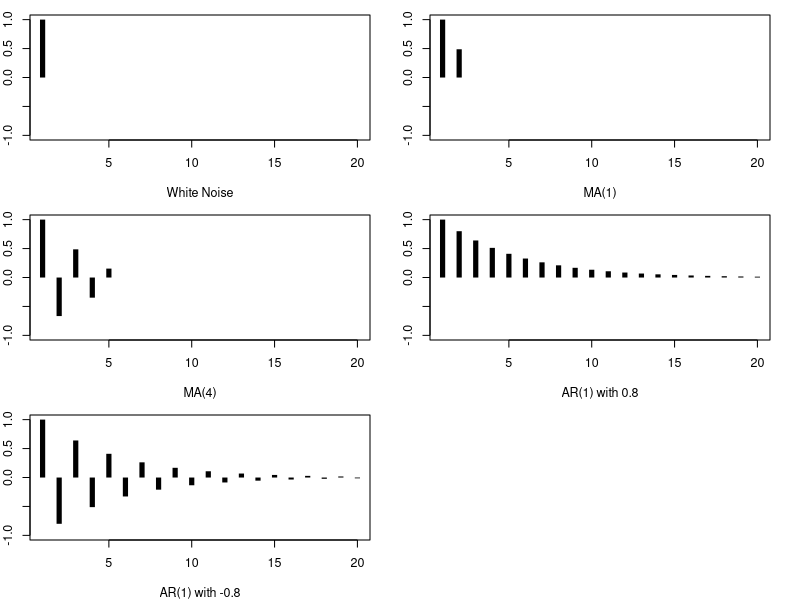

The R source for this figure:
T <- 20
specifications <- list(
    list( label="White Noise", MA=vector(mode="numeric"), AR=vector(mode="numeric") ),
    list( label="MA(1)", MA=c(.8), AR=vector(mode="numeric") ),
    list( label="MA(4)", MA=c(-.6,.5,-.5,.3), AR=vector(mode="numeric") ),
    list( label="AR(1) with 0.8", MA=vector(mode="numeric"), AR=c(.8) ),
    list( label="AR(1) with -0.8", MA=vector(mode="numeric"), AR=c(-.8) )
  )
sigmasq <- 1


specifications[[1]]$rho <- c( 1, rep(0, T-1))   # [3.2.2], [3.2.3]


for ( i in 2:3 )
{
  MA <- specifications[[i]]$MA
  q <- length(MA)
  gamma <- vector(mode="numeric", length=T)
  gamma[1] <- sigmasq * t(c(1,MA)) %*% c(1,MA) #[3.3.10]
  for ( j in 1:q )

    gamma[j+1] <- sigmasq * t(MA[j:q]) %*% c(1,MA)[1:(q-j+1)] #[3.3.12]
    
  gamma[(q+2):T] <- 0   #[3.3.12]
  specifications[[i]]$rho <- gamma/gamma[1]
}


for ( i in 4:5)
{
  AR <- specifications[[i]]$AR
  p <- length(AR)
  F <- rbind( AR, cbind(diag(p-1), rep(0, p-1)) )
  gamma <- vector(mode="numeric", length=T)
  gamma[1:p] <- sigmasq * solve(diag(p^2) - F %x% F)[1:p,1]
  for ( j in (p+1):T )
  
    gamma[[j]] <- t(gamma[(j-1):(j-p)]) %*% AR    #[3.4.36]
  specifications[[i]]$rho <- gamma/gamma[1]
}


par( mfrow=c(3,2) )
for ( i in 1:length(specifications) )
{
  specification <- specifications[[i]]
  par( mar=c(4,2,1,2), cex=.75)
  plot( 1:T, specification$rho, type = "h", xlab=specification$label, ylab="", lwd=5,lend=1, ylim=c(-1,1))
}


g3 <- ARMAacf(ar = numeric(0), ma = specifications[[3]]$MA, lag.max = T, pacf = FALSE)
print(specifications[[3]]$rho)
print(g3)
g4<- ARMAacf(ar = specifications[[4]]$AR, ma = numeric(0), lag.max = T - 1, pacf = FALSE)
print(specifications[[4]]$rho)
print(g4)


